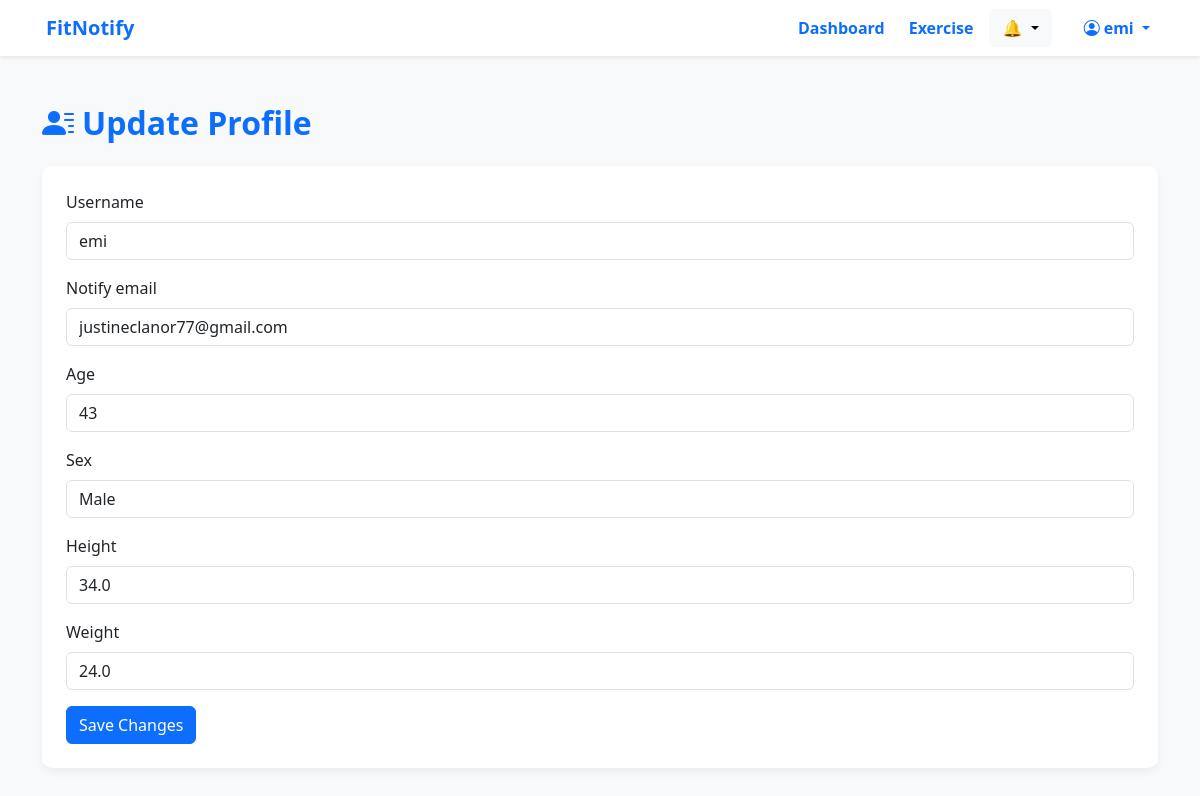
The page /users/profile/ (signed in) on the database its author committed.
### users/models.py (models this page shows, shortened)
class Profile(models.Model):
    user = models.OneToOneField(User, on_delete=models.CASCADE)
    email = models.EmailField(blank=True, null=True)  # this field
    age = models.IntegerField(blank=True, null=True)
    sex = models.CharField(max_length=10, blank=True)
    height = models.FloatField(blank=True, null=True)
    weight = models.FloatField(blank=True, null=True)
    notify_email = models.EmailField(blank=True)
    notify_email_verified = models.BooleanField(default=False)  # <-- Add this field

### users/views.py (the view)
# urls.py: path('profile/', views.profile_view, name='profile'),
@login_required
def profile_view(request):
    user = request.user
    profile = user.profile
    if request.method == 'POST':
        form = ProfileForm(request.POST, instance=profile, user=user)
        verification_code_input = request.POST.get('verification_code')
        stored_code = request.session.get('verification_code')
        email_pending = request.session.get('pending_email')
        if verification_code_input:
            if verification_code_input == stored_code:
                profile.notify_email = email_pending
                profile.save()
                messages.success(request, "Email verified and saved.")
                request.session.pop('verification_code', None)
                request.session.pop('pending_email', None)
                return redirect('profile')  # Redirect to dashboard if verification is successful
            else:
                messages.error(request, "Invalid verification code.")
        else:
            if form.is_valid():
                form.save()  # Save the profile
                if profile.is_complete():
                    messages.success(request, "Profile updated successfully.")
                    return redirect('dashboard')  # Redirect to dashboard if profile is complete
                else:
                    messages.warning(request, "Please complete your profile.")
                new_email = form.cleaned_data['notify_email']
                code = str(random.randint(100000, 999999))
                request.session['verification_code'] = code
                request.session['pending_email'] = new_email
                send_mail(
                    subject='Your FitNotify Verification Code',
                    message=f'Your code is: {code}',
                    from_email=settings.DEFAULT_FROM_EMAIL,
                    recipient_list=[new_email],
                    fail_silently=False
                )
                messages.info(request, "Verification code sent to your email. Please enter it below.")
                return redirect('profile')  # Redirect to profile after sending verification code
    else:
        form = ProfileForm(instance=profile, user=user)
    needs_verification = request.session.get('verification_code') is not None
    return render(request, 'users/profile.html', {
        'form': form,
        'needs_verification': needs_verification,
    })

### users/forms.py (shortened to what this page needs)
class ProfileForm(forms.ModelForm):
    SEX_CHOICES = [
        ('M', 'Male'),
        ('F', 'Female'),
        ('O', 'Other'),
    ]
    username = forms.CharField(max_length=150, required=True, label="Username")
    verification_code = forms.CharField(required=False, label="Email Verification Code")
    sex = forms.ChoiceField(choices=SEX_CHOICES, required=False, widget=forms.Select())
    class Meta:
        model = Profile
        fields = ['notify_email', 'age', 'sex', 'height', 'weight']
    def __init__(self, *args, **kwargs):
        user = kwargs.pop('user')
        super().__init__(*args, **kwargs)
        self.fields['username'].initial = user.username

### users/templates/users/profile.html (shortened to what this page needs)
{% load static widget_tweaks %}
<!DOCTYPE html>
<html lang="en">
<head>
  <link
    href="https://cdn.jsdelivr.net/npm/bootstrap@5.3.0/dist/css/bootstrap.min.css"
    rel="stylesheet"
  />
  <link
    href="https://cdn.jsdelivr.net/npm/bootstrap-icons@1.10.5/font/bootstrap-icons.css"
    rel="stylesheet"
  />
</head>
<body>
  <nav class="navbar navbar-expand-lg navbar-light bg-white shadow-sm sticky-top">
    <div class="container">
      <a class="navbar-brand text-primary fw-bold" href="{% url 'dashboard' %}">
         FitNotify
      </a>
      <div class="collapse navbar-collapse justify-content-end" id="navbarContent">
        <ul class="navbar-nav align-items-center gap-2">
          <li class="nav-item">
            <a class="nav-link text-primary fw-semibold{% if request.path == '/dashboard/' %} active{% endif %}"
               href="{% url 'dashboard' %}">Dashboard</a>
          </li>
          <li class="nav-item">
            <a class="nav-link text-primary fw-semibold{% if request.path == '/exercise/' %} active{% endif %}"
               href="{% url 'exercise' %}">Exercise</a>
          </li>
          <li class="nav-item">
            <div class="dropdown me-3">
              <button class="btn btn-light dropdown-toggle" type="button"
                      id="dropdownBell" data-bs-toggle="dropdown">
                🔔
              </button>
            </div>
          </li>
          {% if user.is_authenticated %}
          <li class="nav-item dropdown">
            <a class="nav-link dropdown-toggle text-primary fw-semibold"
               href="#" role="button" data-bs-toggle="dropdown">
              <i class="bi bi-person-circle me-1"></i>{{ user.username }}
            </a>
          </li>
          {% endif %}
        </ul>
      </div>
    </div>
  </nav>
  <div class="container my-5">
    <h2 class="text-primary fw-bold mb-4">
      <i class="bi bi-person-lines-fill me-2"></i>Update Profile
    </h2>
   <form method="POST" class="form-card">
  <div class="mb-3">
    <label for="{{ form.username.id_for_label }}" class="form-label">{{ form.username.label }}</label>
    {{ form.username|add_class:"form-control" }}
  </div>
  {% for field in form %}
    {% if field.name != 'username' %}
      {% if field.name == 'verification_code' %}
        {% if needs_verification %}
          <div class="mb-3">
            <label for="{{ field.id_for_label }}" class="form-label">{{ field.label }}</label>
            {{ field|add_class:"form-control" }}
            {% if field.help_text %}
              <div class="form-text">{{ field.help_text }}</div>
            {% endif %}
            {% for error in field.errors %}
              <div class="text-danger small">{{ error }}</div>
            {% endfor %}
          </div>
        {% endif %}
      {% else %}
        <div class="mb-3">
          <label for="{{ field.id_for_label }}" class="form-label">{{ field.label }}</label>
          {{ field|add_class:"form-control" }}
        </div>
      {% endif %}
    {% endif %}
  {% endfor %}
  <button type="submit" class="btn btn-primary">Save Changes</button>
</form>
  </div>
</body>
</html>

### users/templates/users/profile.html (style rules this page uses)
body { background: #f8f9fa; font-family: 'Segoe UI', Tahoma, Geneva, Verdana, sans-serif; }
.form-card { background: white; border-radius: 10px; box-shadow: 0 4px 10px rgba(0,0,0,0.05); padding: 1.5rem; }
.navbar-brand { font-weight: 700; color: #0d6efd; }

### rows shown on the page
Profile: form "justineclanor77@gmail.com" "43" "Male" "34.0" "24.0"

### other values the page prints
{{ user.username }} "emi"
{{ field.label }} "Notify email" "Age" "Sex" "Height" "Weight"
